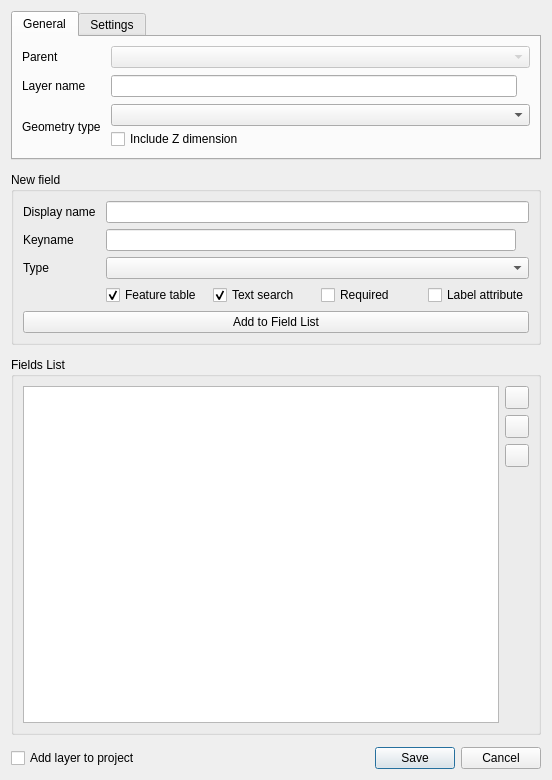
<?xml version="1.0" encoding="UTF-8"?>
<ui version="4.0">
 <class>VectorLayerCreationDialogBase</class>
 <widget class="QDialog" name="VectorLayerCreationDialogBase">
  <property name="geometry">
   <rect>
    <x>0</x>
    <y>0</y>
    <width>552</width>
    <height>780</height>
   </rect>
  </property>
  <property name="windowTitle">
   <string>New NextGIS Web Vector Layer</string>
  </property>
  <layout class="QVBoxLayout" name="verticalLayout">
   <property name="spacing">
    <number>12</number>
   </property>
   <item>
    <widget class="QTabWidget" name="tab_widget">
     <property name="sizePolicy">
      <sizepolicy hsizetype="Preferred" vsizetype="Preferred">
       <horstretch>0</horstretch>
       <verstretch>0</verstretch>
      </sizepolicy>
     </property>
     <property name="currentIndex">
      <number>0</number>
     </property>
     <widget class="QWidget" name="general_tab">
      <attribute name="title">
       <string>General</string>
      </attribute>
      <layout class="QVBoxLayout" name="verticalLayout_2">
       <item>
        <layout class="QFormLayout" name="general_layout">
         <property name="labelAlignment">
          <set>Qt::AlignLeading|Qt::AlignLeft|Qt::AlignVCenter</set>
         </property>
         <property name="horizontalSpacing">
          <number>10</number>
         </property>
         <item row="0" column="0">
          <widget class="QLabel" name="parent_label">
           <property name="text">
            <string>Parent</string>
           </property>
          </widget>
         </item>
         <item row="0" column="1">
          <widget class="QComboBox" name="parent_combobox">
           <property name="enabled">
            <bool>false</bool>
           </property>
           <property name="sizePolicy">
            <sizepolicy hsizetype="Expanding" vsizetype="Fixed">
             <horstretch>0</horstretch>
             <verstretch>0</verstretch>
            </sizepolicy>
           </property>
          </widget>
         </item>
         <item row="1" column="0">
          <widget class="QLabel" name="layer_name_label">
           <property name="text">
            <string>Layer name</string>
           </property>
          </widget>
         </item>
         <item row="1" column="1">
          <layout class="QHBoxLayout" name="layer_name_layout">
           <property name="spacing">
            <number>6</number>
           </property>
           <item>
            <widget class="QLineEdit" name="layer_name_lineedit">
             <property name="text">
              <string/>
             </property>
            </widget>
           </item>
           <item>
            <widget class="QLabel" name="layer_name_warning_label">
             <property name="toolTip">
              <string>Resource with this name already exists</string>
             </property>
             <property name="text">
              <string/>
             </property>
            </widget>
           </item>
          </layout>
         </item>
         <item row="3" column="0">
          <widget class="QLabel" name="geometry_label">
           <property name="sizePolicy">
            <sizepolicy hsizetype="Fixed" vsizetype="MinimumExpanding">
             <horstretch>0</horstretch>
             <verstretch>0</verstretch>
            </sizepolicy>
           </property>
           <property name="text">
            <string>Geometry type</string>
           </property>
          </widget>
         </item>
         <item row="3" column="1">
          <layout class="QVBoxLayout" name="geometry_layout">
           <property name="spacing">
            <number>3</number>
           </property>
           <item>
            <widget class="QComboBox" name="geometry_combobox">
             <property name="sizePolicy">
              <sizepolicy hsizetype="Expanding" vsizetype="Fixed">
               <horstretch>0</horstretch>
               <verstretch>0</verstretch>
              </sizepolicy>
             </property>
            </widget>
           </item>
           <item>
            <widget class="QCheckBox" name="z_checkbox">
             <property name="text">
              <string>Include Z dimension</string>
             </property>
            </widget>
           </item>
          </layout>
         </item>
        </layout>
       </item>
      </layout>
     </widget>
     <widget class="QWidget" name="settings_tab">
      <attribute name="title">
       <string>Settings</string>
      </attribute>
      <layout class="QVBoxLayout" name="verticalLayout_3">
       <item>
        <layout class="QHBoxLayout" name="versioning_layout">
         <property name="spacing">
          <number>10</number>
         </property>
         <item>
          <widget class="QLabel" name="versioning_label">
           <property name="text">
            <string>Feature versioning</string>
           </property>
          </widget>
         </item>
         <item>
          <widget class="QComboBox" name="versioning_combobox">
           <property name="sizePolicy">
            <sizepolicy hsizetype="Expanding" vsizetype="Fixed">
             <horstretch>0</horstretch>
             <verstretch>0</verstretch>
            </sizepolicy>
           </property>
          </widget>
         </item>
         <item>
          <spacer name="versioning_spacer">
           <property name="orientation">
            <enum>Qt::Horizontal</enum>
           </property>
           <property name="sizeHint" stdset="0">
            <size>
             <width>40</width>
             <height>20</height>
            </size>
           </property>
          </spacer>
         </item>
        </layout>
       </item>
       <item>
        <spacer name="settings_spacer">
         <property name="orientation">
          <enum>Qt::Vertical</enum>
         </property>
         <property name="sizeHint" stdset="0">
          <size>
           <width>20</width>
           <height>40</height>
          </size>
         </property>
        </spacer>
       </item>
      </layout>
     </widget>
    </widget>
   </item>
   <item>
    <layout class="QVBoxLayout" name="fields_layout">
     <property name="leftMargin">
      <number>0</number>
     </property>
     <property name="topMargin">
      <number>0</number>
     </property>
     <property name="rightMargin">
      <number>0</number>
     </property>
     <property name="bottomMargin">
      <number>0</number>
     </property>
     <item>
      <widget class="QGroupBox" name="new_field_groupbox">
       <property name="sizePolicy">
        <sizepolicy hsizetype="Preferred" vsizetype="Fixed">
         <horstretch>0</horstretch>
         <verstretch>0</verstretch>
        </sizepolicy>
       </property>
       <property name="title">
        <string>New field</string>
       </property>
       <layout class="QVBoxLayout" name="verticalLayout_4">
        <item>
         <layout class="QFormLayout" name="field_params_layout">
          <property name="labelAlignment">
           <set>Qt::AlignLeading|Qt::AlignLeft|Qt::AlignVCenter</set>
          </property>
          <property name="horizontalSpacing">
           <number>10</number>
          </property>
          <item row="0" column="0">
           <widget class="QLabel" name="field_display_name_label">
            <property name="text">
             <string>Display name</string>
            </property>
           </widget>
          </item>
          <item row="0" column="1">
           <widget class="QLineEdit" name="field_display_name_lineedit"/>
          </item>
          <item row="1" column="0">
           <widget class="QLabel" name="field_keyname_label">
            <property name="text">
             <string>Keyname</string>
            </property>
           </widget>
          </item>
          <item row="1" column="1">
           <layout class="QHBoxLayout" name="field_keyname_layout">
            <property name="spacing">
             <number>6</number>
            </property>
            <property name="leftMargin">
             <number>0</number>
            </property>
            <item>
             <widget class="QLineEdit" name="field_keyname_lineedit"/>
            </item>
            <item>
             <widget class="QLabel" name="field_keyname_warning_label">
              <property name="text">
               <string/>
              </property>
             </widget>
            </item>
           </layout>
          </item>
          <item row="2" column="0">
           <widget class="QLabel" name="field_type_label">
            <property name="text">
             <string>Type</string>
            </property>
           </widget>
          </item>
          <item row="2" column="1">
           <widget class="QComboBox" name="field_type_combobox">
            <property name="sizePolicy">
             <sizepolicy hsizetype="Expanding" vsizetype="Fixed">
              <horstretch>0</horstretch>
              <verstretch>0</verstretch>
             </sizepolicy>
            </property>
           </widget>
          </item>
          <item row="3" column="1">
           <widget class="QWidget" name="field_attributes_widget" native="true">
            <property name="minimumSize">
             <size>
              <width>0</width>
              <height>0</height>
             </size>
            </property>
            <layout class="QHBoxLayout" name="horizontalLayout">
             <property name="leftMargin">
              <number>0</number>
             </property>
             <property name="topMargin">
              <number>0</number>
             </property>
             <property name="rightMargin">
              <number>0</number>
             </property>
             <property name="bottomMargin">
              <number>0</number>
             </property>
             <item>
              <widget class="QCheckBox" name="feature_table_checkbox">
               <property name="text">
                <string>Feature table</string>
               </property>
               <property name="checked">
                <bool>true</bool>
               </property>
              </widget>
             </item>
             <item>
              <widget class="QCheckBox" name="text_search_checkbox">
               <property name="text">
                <string>Text search</string>
               </property>
               <property name="checked">
                <bool>true</bool>
               </property>
              </widget>
             </item>
             <item>
              <widget class="QCheckBox" name="required_checkbox">
               <property name="text">
                <string>Required</string>
               </property>
              </widget>
             </item>
             <item>
              <widget class="QCheckBox" name="label_attribute_checkbox">
               <property name="text">
                <string>Label attribute</string>
               </property>
              </widget>
             </item>
            </layout>
           </widget>
          </item>
          <item row="3" column="0">
           <widget class="QLabel" name="field_attributes_label">
            <property name="text">
             <string/>
            </property>
           </widget>
          </item>
         </layout>
        </item>
        <item>
         <layout class="QHBoxLayout" name="add_field_layout">
          <property name="topMargin">
           <number>0</number>
          </property>
          <item>
           <widget class="QPushButton" name="add_field_button">
            <property name="text">
             <string>Add to Field List</string>
            </property>
           </widget>
          </item>
         </layout>
        </item>
       </layout>
      </widget>
     </item>
     <item>
      <widget class="QGroupBox" name="fields_list_groupbox">
       <property name="title">
        <string>Fields List</string>
       </property>
       <layout class="QHBoxLayout" name="horizontalLayout_2">
        <item>
         <widget class="QTableView" name="fields_view">
          <property name="selectionBehavior">
           <enum>QAbstractItemView::SelectRows</enum>
          </property>
          <attribute name="horizontalHeaderStretchLastSection">
           <bool>false</bool>
          </attribute>
         </widget>
        </item>
        <item>
         <layout class="QVBoxLayout" name="fields_buttons_layout">
          <property name="topMargin">
           <number>0</number>
          </property>
          <item>
           <widget class="QToolButton" name="move_up_button">
            <property name="text">
             <string/>
            </property>
           </widget>
          </item>
          <item>
           <widget class="QToolButton" name="move_down_button">
            <property name="text">
             <string/>
            </property>
           </widget>
          </item>
          <item>
           <widget class="QToolButton" name="remove_field_button">
            <property name="text">
             <string/>
            </property>
           </widget>
          </item>
          <item>
           <spacer name="fields_buttons_spacer">
            <property name="orientation">
             <enum>Qt::Vertical</enum>
            </property>
            <property name="sizeHint" stdset="0">
             <size>
              <width>20</width>
              <height>40</height>
             </size>
            </property>
           </spacer>
          </item>
         </layout>
        </item>
       </layout>
      </widget>
     </item>
    </layout>
   </item>
   <item>
    <layout class="QHBoxLayout" name="footer_layout">
     <item>
      <widget class="QCheckBox" name="add_to_project_checkbox">
       <property name="text">
        <string>Add layer to project</string>
       </property>
      </widget>
     </item>
     <item>
      <widget class="QDialogButtonBox" name="button_box">
       <property name="standardButtons">
        <set>QDialogButtonBox::Cancel|QDialogButtonBox::Save</set>
       </property>
      </widget>
     </item>
    </layout>
   </item>
  </layout>
 </widget>
 <tabstops>
  <tabstop>add_field_button</tabstop>
  <tabstop>fields_view</tabstop>
 </tabstops>
 <resources/>
 <connections/>
</ui>
